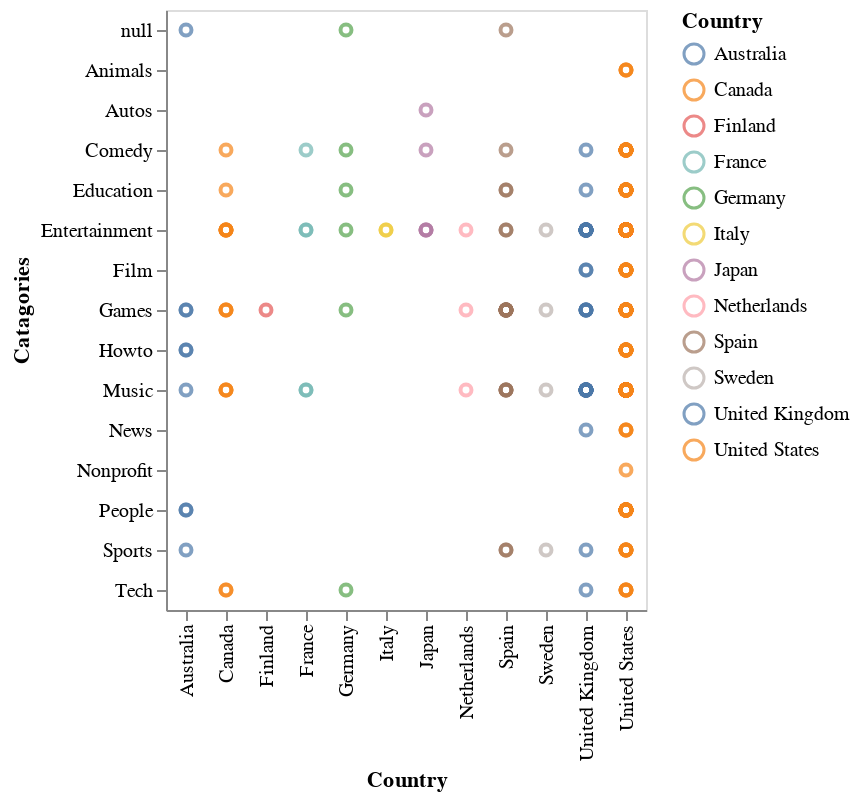

The code cell stored with this chart in its notebook:
### Code cell
#Going back to our scatterplot, we can also add in a little more information to this plot.
#Let's add in some color to differentiate different regions of the world
alt.Chart(data).mark_point().encode(
    x = 'Country',
    y = 'Catagories',
    color = 'Country'
)

### Figure 1 — Vega-Lite specification as saved in the notebook (floating-point values rounded to 4 significant figures; data arrays with more than 128 entries replaced by an {"elided": "..."} marker saying what was removed)
{"config": {"view": {"continuousWidth": 400, "continuousHeight": 300}}, "data": {"name": "data-1c6e7046783e2e5ca5bb58a6ee28fa74"}, "mark": "point", "encoding": {"color": {"field": "Country", "type": "nominal"}, "x": {"field": "Country", "type": "nominal"}, "y": {"field": "Catagories", "type": "nominal"}}, "$schema": "https://vega.github.io/schema/vega-lite/v4.17.0.json", "datasets": {"data-1c6e7046783e2e5ca5bb58a6ee28fa74": {"elided": "425 records"}}}
